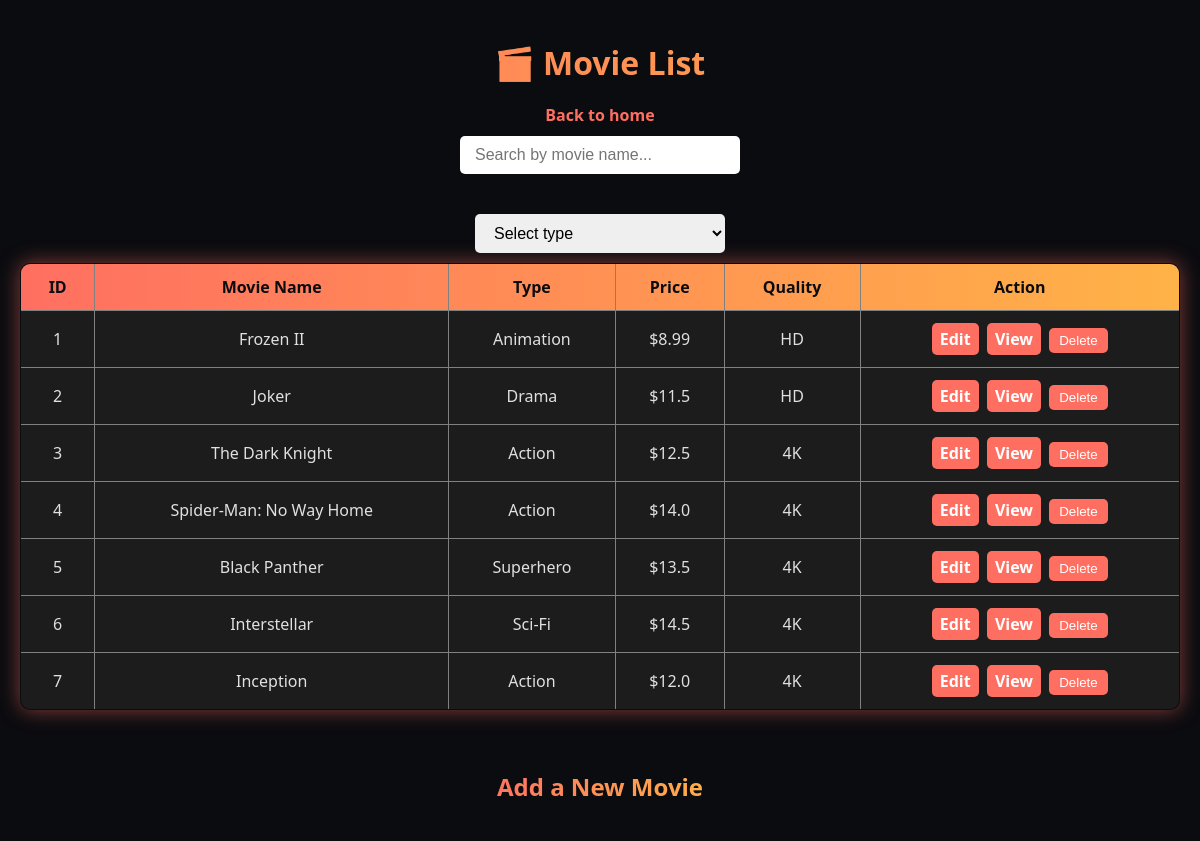
The page /list_movies on the database its author committed.
### app/models/movie.py (models this page shows, shortened)
class Movie(db.Model):
    __tablename__ = "movie"
    movie_id = db.Column(db.Integer, primary_key=True)
    movie_name = db.Column(db.String(255), nullable=False)
    type = db.Column(db.String(100), nullable=False)
    price = db.Column(db.Float, default=0.0)
    quality = db.Column(db.String(50), nullable=False)
    rating = db.Column(db.Float, nullable=True)
    year = db.Column(db.Integer, nullable=True)
    director = db.Column(db.String(255), nullable=True)
    role = db.Column(db.String(255), nullable=True)
    time_watching = db.Column(db.Integer, nullable=True)  # in minutes
    image = db.Column(db.String(255), nullable=True)  # store filename or URL
    chair_number = db.Column(db.Integer, nullable=True)
    hall_name = db.Column(db.String(255), nullable=True)
    trailer_url = db.Column(db.String(255))  # YouTube link (optional)
    trailer_file = db.Column(db.String(255))

### app/routes/movies_fr_routes.py (the view)
@movie_fr_bp.route("/list_movies")
def list_movies():
    movies = Movie.query.all()
    return render_template("list-movies.html", movies=movies)

### app/templates/list-movies.html (shortened to what this page needs)
<!DOCTYPE html>
<html lang="en">
<head>
  <link rel="stylesheet" href="{{ url_for('static', filename='css/style.css') }}" />
</head>
<body>
  <h1>🎬 Movie List</h1>
  <a href="{{ url_for('movie_fr_bp.home') }}">Back to home</a>
  <form action="{{ url_for('movie_fr_bp.search_movies') }}" method="GET" style="margin-bottom: 20px;">
    <input type="text" name="q" placeholder="Search by movie name..." value="{{ request.args.get('q', '') }}">
  </form>
  <form method="GET" action="">
    <select name="type" onchange="if(this.value) window.location.href='/movies/type/' + this.value;">
      <option value="">Select type</option>
    </select>
  </form>
  <table border="1" cellpadding="8">
    <thead>
      <tr>
        <th>ID</th>
        <th>Movie Name</th>
        <th>Type</th>
        <th>Price</th>
        <th>Quality</th>
        <th>Action</th>
      </tr>
    </thead>
    <tbody>
      {% for movie in movies %}
      <tr>
        <td>{{ loop.index }}</td>
        <td>{{ movie.movie_name }}</td>
        <td>{{ movie.type }}</td>
        <td>${{ movie.price }}</td>
        <td>{{ movie.quality }}</td>
        <td>
          <a href="{{ url_for('movie_fr_bp.edit_movie', movie_id=movie.movie_id) }}">Edit</a>
          <a href="{{ url_for('movie_fr_bp.view_movie', movie_id=movie.movie_id) }}">View</a>
          <form action="{{ url_for('movie_fr_bp.delete_movie', movie_id=movie.movie_id) }}" method="POST"
            style="display: inline;">
            <button type="submit" onclick="return confirm('Are you sure?')">Delete</button>
          </form>
        </td>
      </tr>
      {% else %}
      <tr>
        <td colspan="6">No movies found.</td>
      </tr>
      {% endfor %}
    </tbody>
  </table>
  <a href="{{ url_for('movie_fr_bp.add_movie') }}">
    <h2>Add a New Movie</h2>
  </a>
</body>
</html>

### app/static/css/style.css (style rules this page uses)
body { background-color: #0b0c10; color: #e0e0e0; font-family: 'Segoe UI', Tahoma, Geneva, Verdana, sans-serif; margin: 0; padding: 20px; text-align: center; }
h1, h2 { margin-bottom: 20px; background: linear-gradient(90deg, #ff6f61, #ffb347); -webkit-background-clip: text; -webkit-text-fill-color: transparent; }
a { color: #ff6f61; text-decoration: none; font-weight: bold; transition: color 0.3s; }
input[type="text"], select { padding: 10px 15px; border-radius: 5px; border: none; margin: 10px 0; width: 250px; max-width: 90%; font-size: 1rem; }
table { width: 100%; max-width: 1200px; margin: 0 auto 30px auto; border-collapse: collapse; box-shadow: 0 0 20px rgba(255, 111, 97, 0.5); border-radius: 10px; overflow: hidden; }
thead { background: linear-gradient(90deg, #ff6f61, #ffb347); color: #0b0c10; }
th, td { padding: 12px 15px; text-align: center; font-size: 1rem; }
tbody tr { background: rgba(30, 30, 30, 0.9); transition: transform 0.3s, background 0.3s; }
button { background: #ff6f61; color: #fff; border: none; border-radius: 5px; padding: 5px 10px; cursor: pointer; margin: 0 2px; transition: background 0.3s; }
td a { padding: 5px 8px; background: #ff6f61; border-radius: 5px; color: #fff; text-decoration: none; margin: 0 2px; display: inline-block; transition: background 0.3s; }
a h2 { margin-top: 20px; display: inline-block; padding: 10px 20px; border-radius: 10px; color: #eee2e2; transition: background 0.3s; }

### rows shown on the page
Movie: movie_name "Frozen II", type "Animation", price "8.99", quality "HD"
Movie: movie_name "Joker", type "Drama", price "11.5", quality "HD"
Movie: movie_name "The Dark Knight", type "Action", price "12.5", quality "4K"
Movie: movie_name "Spider-Man: No Way Home", type "Action", price "14.0", quality "4K"
Movie: movie_name "Black Panther", type "Superhero", price "13.5", quality "4K"
Movie: movie_name "Interstellar", type "Sci-Fi", price "14.5", quality "4K"
Movie: movie_name "Inception", type "Action", price "12.0", quality "4K"
